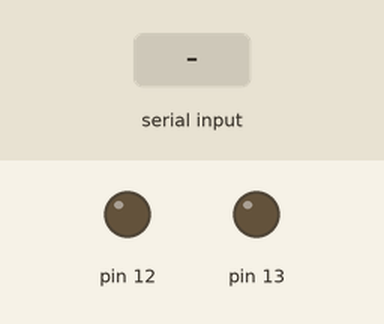
Simulated run of this sketch. Board: Arduino Uno, built with avr-gcc and run on an emulated ATmega328P. Parts: output pins drawn as LEDs (lit = HIGH). The test bench sets the inputs (shaded band).

Above: at 1.2 s.
1.3 s: "a" received over Serial
At 2.3 s:
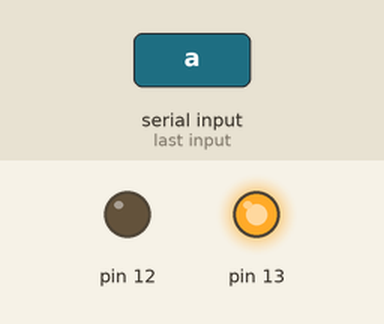
2.8 s: "c" received over Serial
At 3.5 s:
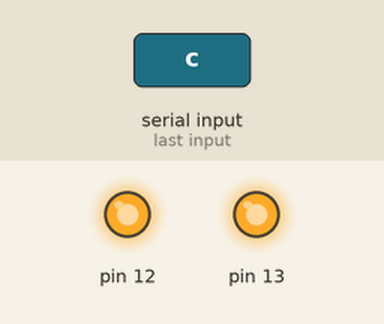
4.3 s: "b" received over Serial
At 4.6 s:
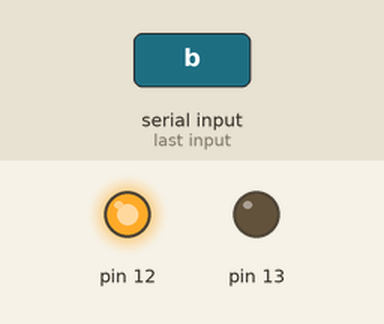
5.8 s: "d" received over Serial
At 7.0 s:
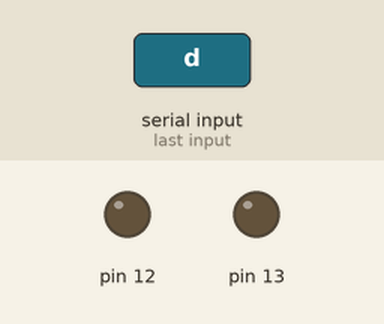
Timing chart, 0 to 8.3 s (numbered marks = the images above; inputs shaded):
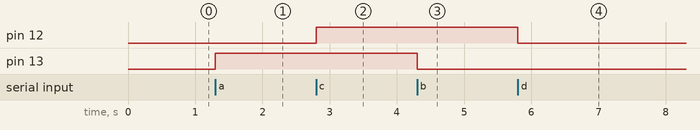

Measured:
- after the input at 1.3 s, pin 13: LOW → HIGH at once
- after the input at 2.8 s, pin 12: LOW → HIGH at once
- after the input at 4.3 s, pin 13: HIGH → LOW at once
- after the input at 5.8 s, pin 12: HIGH → LOW at once

The sketch:

E2.ino
```cpp
char val;
void setup() {
  pinMode(13, OUTPUT);
  pinMode(12, OUTPUT);
  Serial.begin(9600);
}

void loop() {
  val = Serial.read();
  if (val == 'a') {
    digitalWrite(13, HIGH);
    delay(1000);
  }
  else if (val == 'b') {
    digitalWrite(13, LOW);
    delay(1000);
  }
  else if (val == 'c') {
    digitalWrite(12, HIGH);
    delay(1000);
  }
  else if (val == 'd') {
    digitalWrite(12, LOW);
    delay(1000);
  }
}
```
